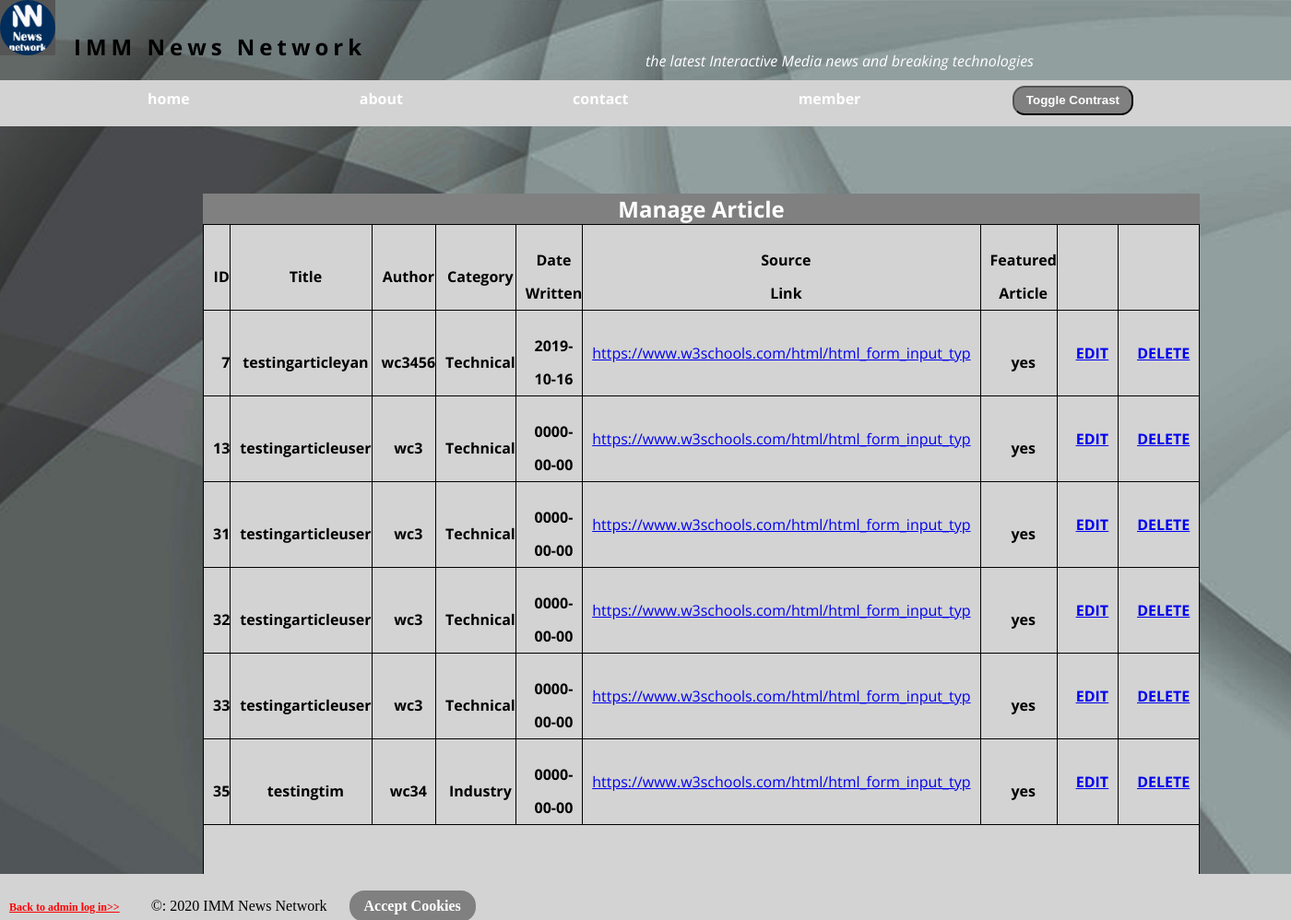
/articleManaging.php, run on an earlier commit of the app's database.
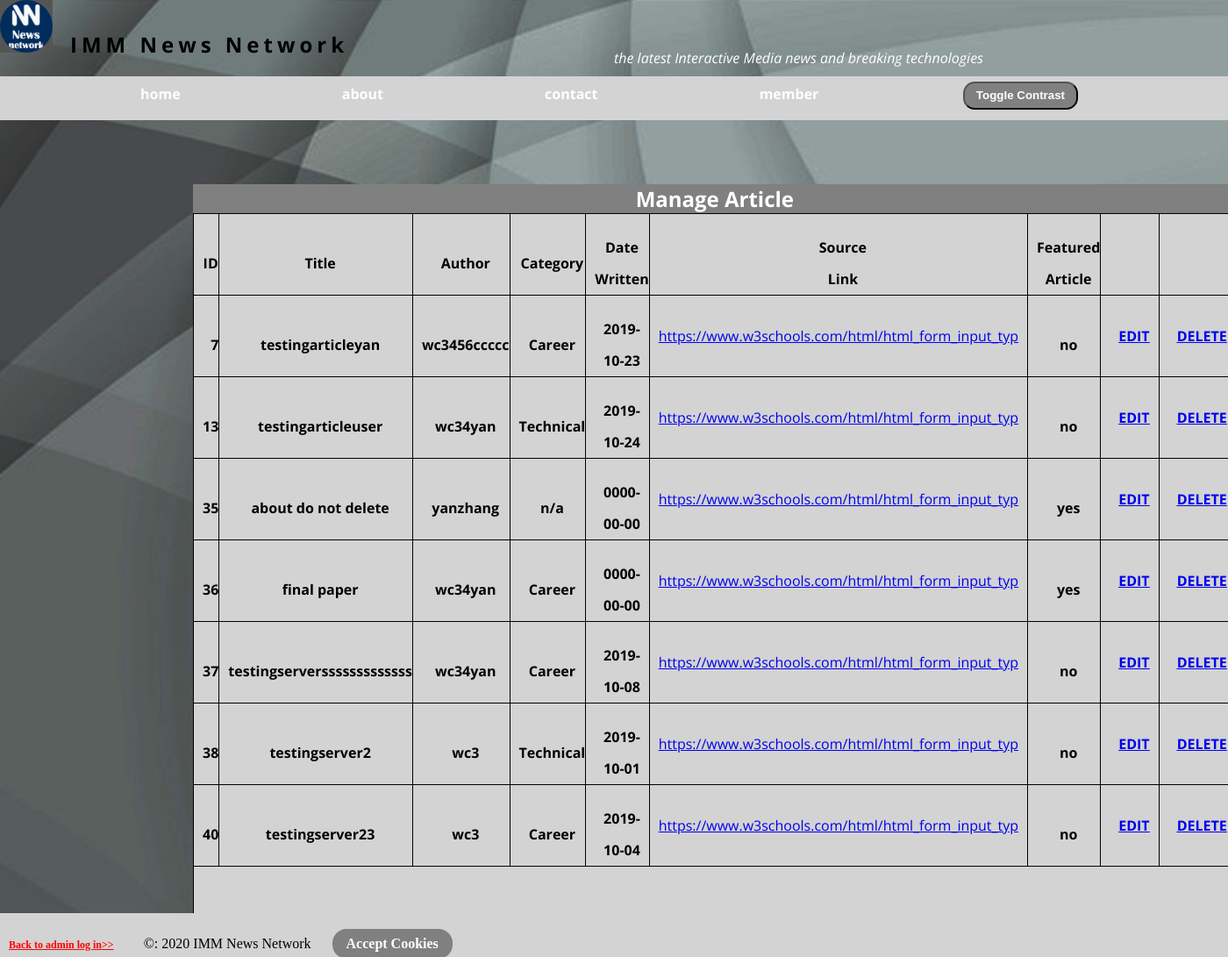
And on a later commit of the database.
### tables this page shows
CREATE TABLE `article` (
  `articleId` int(11) NOT NULL,
  `title` varchar(50) NOT NULL,
  `author` varchar(50) NOT NULL,
  `category` varchar(1) NOT NULL,
  `link` varchar(50) NOT NULL,
  `imgFile` varchar(50) NOT NULL,
  `content` varchar(5000) DEFAULT NULL,
  `lastModified` datetime NOT NULL DEFAULT current_timestamp(),
  `isFeatured` tinyint(1) NOT NULL,
  `dateWritten` date DEFAULT NULL
);

### articleManaging.php (the view, shortened to what this page needs)
<?php session_start();
include("includes/db-config.php");
$stmt = $pdo->prepare("SELECT * FROM `article`;");
$stmt->execute();
?>
<!doctype html>
<html>
<?php include("includes/header.php");?>
			<div class="response">
				<table width=80%  align=left border=1>
		      		 <caption>Manage Article</caption>
		          <tr >
		            <td class="texts" align=center valign=center width=5% ><b>ID</b></td>
		            <td class="texts" align=center valign=center width=10%><b>Title</b></td>
		          	<td class="texts" align=center valign=center width=10%><b>Author</b></td>
		            <td class="texts" align=center valign=center width=15%><b>Category</b></td>
		            <td class="texts" align=center valign=center width=15% size=12px align=center>
		            		<b>Date<br>Written</b></td>
		            <td class="texts" align=center valign=center width=15%><b>Source<br>Link</td>
		            <td class="texts" align=center valign=center width=10%><b>Featured<br>Article</b></td>
		         	<td class="texts" align=center valign=center width=10%><b>&nbsp;</b></td>
		            <td class="texts" align=center valign=center width=10%><b>&nbsp;</b></td>
		          </tr>
					<?php
						while($row = $stmt->fetch()) {
					?>
					 <tr >
			            <td class="texts" align=right valign=center ><b>
			            	<?php echo($row["articleId"]);?></b>
		            </td>
		            <td class="texts" align=center valign=center><b>
		            	<?php echo($row["title"]); ?></b>
		            </td>
		             <td class="texts" align=center valign=center><b><?php echo($row["author"]);?></b>
		            </td>
		           	<td class="texts" align=center valign=center ><b>
		          	 	<?php
				           	 switch ($row["category"]) {
								    case "I":
								        echo "Industry";
								        break;
								    case "T":
								        echo "Technical";
								        break;
								     case "C":
								        echo "Career";
								        break;
								    default:
								        echo "n/a";
								        break;
								}
						?></b>
					</td>
                   	<td class="texts" align=center ><b><?php echo($row["dateWritten"]);?></b>
		          	</td>
		           	<td>
		          	    <a href="<?php echo($row["link"]); ?>" target="_blank"><?php echo($row["link"]); ?></a>
		          	</td>
		          	<td class="texts" align=center ><b>
						<?php
				           	 switch ($row["isFeatured"]) {
								    case "1":
								        echo "yes";
								        break;
								    case "0":
								        echo "no";
								        break;
								}
							?></b>
					 </td>
					<td  align=center><a href="articleAdminEdit.php?articleId=<?php echo($row["articleId"]); ?>">
						<span class="texts"><b><u>EDIT</u></b></span></a>
					</td>
					<td align=center><a href="articleAdminDelete.php?articleId=<?php echo($row["articleId"]); ?>">
						<span class="texts" ><b><u>DELETE</u></b></span></a>
					</td>
		          </tr>
							 <?php }; ?>
				  <tr rowspan=2 align=left valign=top>
						<td colspan=9><a href="articleAdminAdd.php?>">
						<span class="texts"><br><b><u>&nbsp;&nbsp;&nbspADD AN ARTICLE</u>></b></span></a>
					</td>
				  </tr>
	         </table><br>
	      </div>
		<footer>
			<p>
				<a href="loginVipResponse.php"  class="readmore" align=left >Back to admin log in&gt;&gt;</a> &nbsp;&nbsp;&nbsp;&nbsp;
					&copy: 2020 IMM News Network &nbsp;&nbsp;&nbsp;&nbsp;
				<a href="#" class="btn" align=left id="openBanner"
			                     onclick="openwin();">Accept Cookies</a>
            </p>
		</footer>
</body>
</html>

### includes/header.php (shortened to what this page needs)
	<!DOCTYPE HTML>
<html>
	<head>
		<link href="css/main_new.css" rel="stylesheet">
		<link href="css/articles.css" rel="stylesheet">
		<link href="css/animatedlogo.css" rel="stylesheet">
		<link href="css/cookie.css" rel="stylesheet">
	</head>
<body οnlοad="loadpopup()">
	<div >
		<header id="header">
		      <a href="immnewsnetwork.html">
		      	<div id="animatedlogo">
	    			 <img src="images/logo.jpg" alt="IMM news network"  style="border-radius: 50%;">
	 			</div>
		      </a><h1>IMM News Network </h1><span >the latest Interactive Media news and breaking technologies</span>
		     <nav id="navbar">
		      	<ul>
		            <li><a href="immnewsnetwork.html"   class="texts" width=20%><b>home</b></a></li>
		            <li><a href="about.html"  class="texts" ><b>about</b></a></li>
		            <li><a href="contact.html"  class="texts"  ><b>contact</b></a></li>
		             <li><a href="index.html" class="texts"><b>member</b></a></li>
		             <li><button id="toggleBtn" class="btn"  onclick="toggleOn();">Toggle Contrast</button></li>
		        </ul>
		     </nav>
		</header>
	</div>

### css/main_new.css (style rules this page uses)
header, section, footer, aside, nav, article, figure, figcaption { display: block; }
h1,h2,h3,h4 { font-size:1.5em; font-weight: bold; padding-left: 30px }
table { border: 1px solid black; border-collapse:collapse; background-color: lightgrey; padding:5px; margin:10px; }
th, tr, td { padding: 10px; margin:10px; }
select, p, input { font: 1em Calibri; }
.btn { display: inline-block; text-align: center; text-decoration: none; font-weight: bold; margin: 2px 0; border-radius: 1em; padding: 0.5em 1em; color: #ffffff; background-color:grey; z-index: 1; }
body { font-family: 'Open Sans', sans-serif; padding-top:5%; }
body { width:100%; margin:0 auto; font-size: 16px; background-image: url("../images/grey.png"); background-color: #696969; background-position: center; background-repeat:repeat-y; background-attachment:fixed; -webkit-background-size: cover; -moz-background-size: cover; -o-background-size: cover; background-size: cover; }
.response { position:absolute; top:200px; overflow: auto; width: 60% height:100px; margin: 20px,5%; left:15%; }
#header { height:160px; width:100%; position:fixed; top:0px; left:0px; z-index: 1; }
#header div { float: left; width:60px; height:60px; background: #555; }
#header h1 { position:relative; top: 18px; left:20px; letter-spacing:5px; font-color:white; }
#header span { position:relative; color:white; font-style: italic ; font-weight:normal; font-size: 16px; bottom:10px; left:50%; }
#navbar { overflow-x: auto; padding:0; margin:0; width:100%; }
#navbar ul { list-style-type: none; margin: 0; padding: 0; overflow: hidden; background-color: lightgrey; }
#navbar li { display:inline-block; padding:0.5em,1.5em; margin-left:10%; }
#navbar a { color: white; text-align: center; padding: 16px 20px; text-decoration: none; width:20%; }
footer { position:fixed; bottom:0; width:100%; }
img { border: 0; display: block; width: 200px; height: 100px; top:20px; }
nav, footer { background-color: lightgrey; height:50px; line-height: 40px; }
a.readmore { font-size:12px; font-weight: bold; color: red; padding: 5px 10px; }
.texts { line-height: 36px; padding: 20px 0 0 10px; }
table caption { font-size:1.5em; font-weight:bold; background-color: grey; color:white; }

### css/articles.css (style rules this page uses)
.texts { line-height: 36px; padding: 20px 0 0 10px; }

What changed in the data, as far as the page shows it:
removed article: articleId "31", title "testingarticleuser", author "wc3", category "Technical", dateWritten "0000-00-00", link "https://www.w3schools.com/html/html_form_input_typ", isFeatured "yes"
removed article: articleId "32", title "testingarticleuser", author "wc3", category "Technical", dateWritten "0000-00-00", link "https://www.w3schools.com/html/html_form_input_typ", isFeatured "yes"
removed article: articleId "33", title "testingarticleuser", author "wc3", category "Technical", dateWritten "0000-00-00", link "https://www.w3schools.com/html/html_form_input_typ", isFeatured "yes"
changed article "testingarticleyan": author "wc3456" → "wc3456ccccc"; dateWritten "2019-10-16" → "2019-10-23"; category "Technical" → "Career"; isFeatured "yes" → "no"
changed article "testingarticleuser": author "wc3" → "wc34yan"; dateWritten "0000-00-00" → "2019-10-24"; isFeatured "yes" → "no"
changed article id 35: title "testingtim" → "about do not delete"; author "wc34" → "yanzhang"; category "Industry" → "n/a"
added article: articleId "36", title "final paper", author "wc34yan", category "Career", dateWritten "0000-00-00", link "https://www.w3schools.com/html/html_form_input_typ", isFeatured "yes"
added article: articleId "37", title "testingserversssssssssssss", author "wc34yan", category "Career", dateWritten "2019-10-08", link "https://www.w3schools.com/html/html_form_input_typ", isFeatured "no"
added article: articleId "38", title "testingserver2", author "wc3", category "Technical", dateWritten "2019-10-01", link "https://www.w3schools.com/html/html_form_input_typ", isFeatured "no"
added article: articleId "40", title "testingserver23", author "wc3", category "Career", dateWritten "2019-10-04", link "https://www.w3schools.com/html/html_form_input_typ", isFeatured "no"
